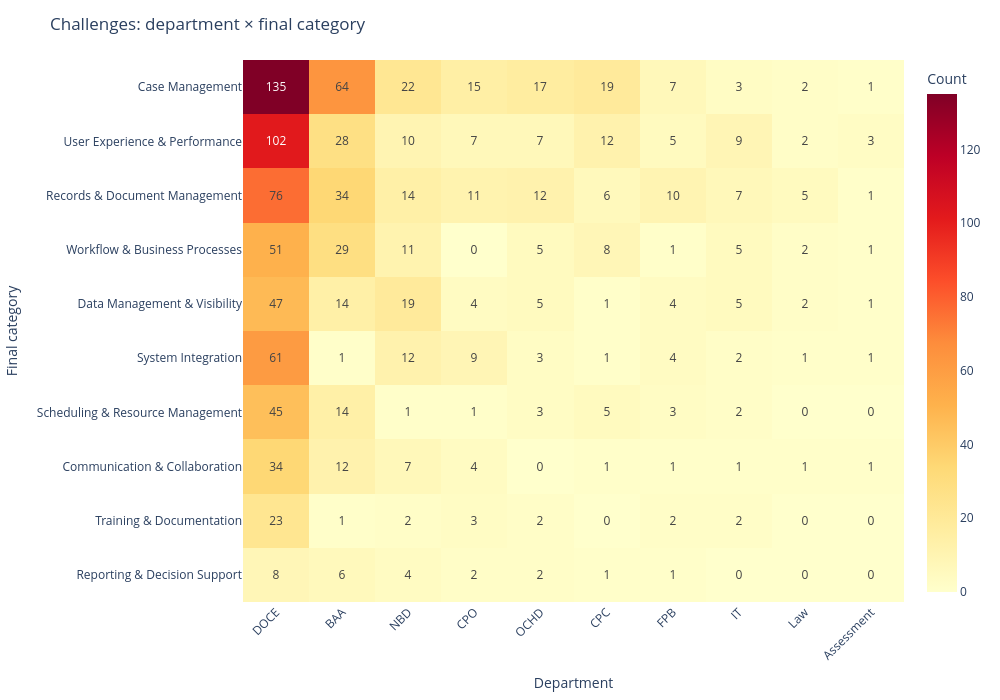

Here is the notebook cell this chart was saved with:
### Markdown cell above
### Department × final category

Same heatmap grouped by department instead of focus group.

### Code cell
heatmap_df = pd.crosstab(df["department"], df["final_category"])
department_order = heatmap_df.sum(axis=1).sort_values(ascending=False).index
category_order = heatmap_df.sum(axis=0).sort_values(ascending=False).index
heatmap_df = heatmap_df.loc[department_order, category_order].T
fig_heatmap = px.imshow(
    heatmap_df,
    labels=dict(x="Department", y="Final category", color="Count"),
    color_continuous_scale="YlOrRd", text_auto=True, aspect="auto",
)
fig_heatmap.update_layout(
    title="Challenges: department × final category",
    height=700, width=1000, xaxis_tickangle=-45, template="plotly_white",
)
fig_heatmap.show()

### Figure 1 — Plotly figure (JSON) as saved in the notebook; plotly's stock layout.template omitted (floating-point values rounded to 4 significant figures)
{"data": [{"coloraxis": "coloraxis", "hovertemplate": "Department: %{x}<br>Final category: %{y}<br>Count: %{z}<extra></extra>", "name": "0", "texttemplate": "%{z}", "type": "heatmap", "x": ["DOCE", "BAA", "NBD", "CPO", "OCHD", "CPC", "FPB", "IT", "Law", "Assessment"], "xaxis": "x", "y": ["Case Management", "User Experience & Performance", "Records & Document Management", "Workflow & Business Processes", "Data Management & Visibility", "System Integration", "Scheduling & Resource Management", "Communication & Collaboration", "Training & Documentation", "Reporting & Decision Support"], "yaxis": "y", "z": [[135, 64, 22, 15, 17, 19, 7, 3, 2, 1], [102, 28, 10, 7, 7, 12, 5, 9, 2, 3], [76, 34, 14, 11, 12, 6, 10, 7, 5, 1], [51, 29, 11, 0, 5, 8, 1, 5, 2, 1], [47, 14, 19, 4, 5, 1, 4, 5, 2, 1], [61, 1, 12, 9, 3, 1, 4, 2, 1, 1], [45, 14, 1, 1, 3, 5, 3, 2, 0, 0], [34, 12, 7, 4, 0, 1, 1, 1, 1, 1], [23, 1, 2, 3, 2, 0, 2, 2, 0, 0], [8, 6, 4, 2, 2, 1, 1, 0, 0, 0]]}], "layout": {"coloraxis": {"autocolorscale": false, "colorbar": {"title": {"text": "Count"}}, "colorscale": [[0, "rgb(255,255,204)"], [0.125, "rgb(255,237,160)"], [0.25, "rgb(254,217,118)"], [0.375, "rgb(254,178,76)"], [0.5, "rgb(253,141,60)"], [0.625, "rgb(252,78,42)"], [0.75, "rgb(227,26,28)"], [0.875, "rgb(189,0,38)"], [1, "rgb(128,0,38)"]]}, "height": 700, "margin": {"t": 60}, "title": {"text": "Challenges: department × final category"}, "width": 1000, "xaxis": {"anchor": "y", "domain": [0, 1], "tickangle": -45, "title": {"text": "Department"}}, "yaxis": {"anchor": "x", "autorange": "reversed", "domain": [0, 1], "title": {"text": "Final category"}}}}
